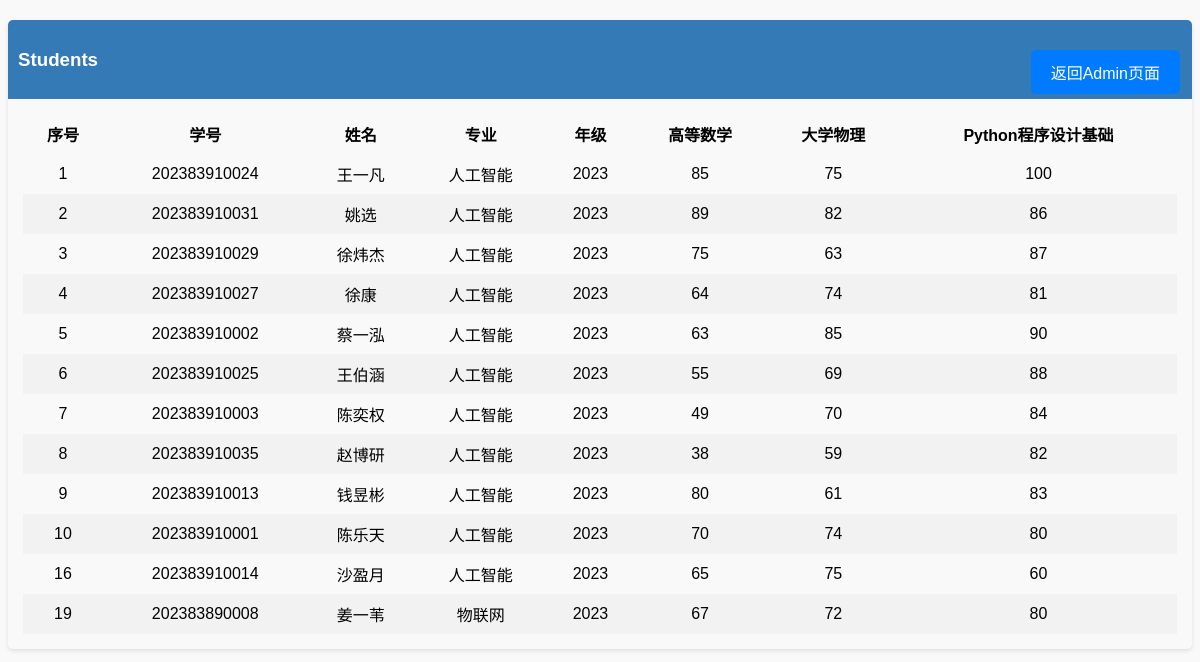
The page /display on the database its author committed.
### tables this page shows
CREATE TABLE studentList (
序号 integer primary key autoincrement,
学号 integer ,
姓名 text,
专业 text,
年级 text,
高等数学 integer,
大学物理 integer,
Python程序设计基础 integer
);

### app.py (the view)
@app.route('/display')
def display():
    db = 'test.db'
    conn = sqlite3.connect(db)
    cur = conn.cursor()
    sql = 'SELECT * FROM studentList'
    cur.execute(sql)
    rows = cur.fetchall()
    cur.close()
    conn.close()
    return render_template('display.html', content=rows)

### templates/display.html (shortened to what this page needs)
<!doctype html>
<html lang="en">
<head>
    <link rel="stylesheet" type="text/css" href="/static/display.css">
</head>
<body>
<div class="row">
    <div class="col-md-6 col-sm-12 col-xs-12">
        <div class="panel panel-default">
            <div class="panel-heading">
                <h3>Students</h3>
                <a href="http://127.0.0.1:5000/admin" class="btn fixed-button">返回Admin页面</a>
            </div>
            <div class="panel-body">
                <div class="table-responsive">
                    <table class="table table-striped table-bordered table-hover">
                        <thead>
                        <tr>
                            <th>序号</th>
                            <th>学号</th>
                            <th>姓名</th>
                            <th>专业</th>
                            <th>年级</th>
                            <th>高等数学</th>
                            <th>大学物理</th>
                            <th>Python程序设计基础</th>
                        </tr>
                        </thead>
                        <tbody>
                        {% for i in content %}
                            <tr>
                                {% for j in i %}
                                    <td>{{ j }}</td>
                                {% endfor %}
                            </tr>
                        {% endfor %}
                        </tbody>
                    </table>
                </div>
            </div>
        </div>
    </div>
</div>
</body>
</html>

### static/display.css (style rules this page uses)
body { font-family: Arial, sans-serif; background-color: #f9f9f9; position: relative; }
.panel { margin-top: 20px; border-radius: 5px; box-shadow: 0 2px 4px rgba(0, 0, 0, 0.1); }
.panel-heading { background-color: #337ab7; color: white; padding: 10px; border-top-left-radius: 5px; border-top-right-radius: 5px; }
.panel-body { padding: 15px; }
table { width: 100%; border-collapse: collapse; }
th, td { padding: 8px; text-align: center; }
tr:nth-child(even) { background-color: #f2f2f2; }
.btn { display: inline-block; padding: 10px 20px; background-color: #007bff; color: white; text-decoration: none; border-radius: 5px; transition: background-color 0.3s; position: fixed; top: 50px; right: 20px; }

### rows shown on the page
studentList: i "1" "85" "75" "100", 学号 "202383910024", 姓名 "王一凡", 专业 "人工智能", 年级 "2023"
studentList: i "2" "89" "82" "86", 学号 "202383910031", 姓名 "姚选", 专业 "人工智能", 年级 "2023"
studentList: i "3" "75" "63" "87", 学号 "202383910029", 姓名 "徐炜杰", 专业 "人工智能", 年级 "2023"
studentList: i "4" "64" "74" "81", 学号 "202383910027", 姓名 "徐康", 专业 "人工智能", 年级 "2023"
studentList: i "5" "63" "85" "90", 学号 "202383910002", 姓名 "蔡一泓", 专业 "人工智能", 年级 "2023"
studentList: i "6" "55" "69" "88", 学号 "202383910025", 姓名 "王伯涵", 专业 "人工智能", 年级 "2023"
studentList: i "7" "49" "70" "84", 学号 "202383910003", 姓名 "陈奕权", 专业 "人工智能", 年级 "2023"
studentList: i "8" "38" "59" "82", 学号 "202383910035", 姓名 "赵博研", 专业 "人工智能", 年级 "2023"
studentList: i "9" "80" "61" "83", 学号 "202383910013", 姓名 "钱昱彬", 专业 "人工智能", 年级 "2023"
studentList: i "10" "70" "74" "80", 学号 "202383910001", 姓名 "陈乐天", 专业 "人工智能", 年级 "2023"
studentList: i "16" "65" "75" "60", 学号 "202383910014", 姓名 "沙盈月", 专业 "人工智能", 年级 "2023"
studentList: i "19" "67" "72" "80", 学号 "202383890008", 姓名 "姜一苇", 专业 "物联网", 年级 "2023"
